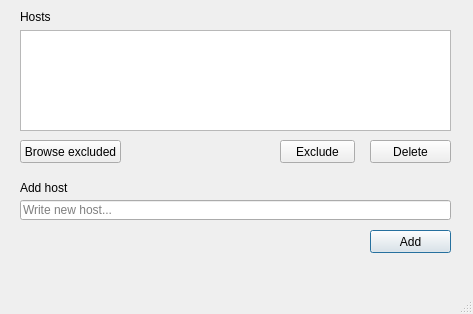
<?xml version="1.0" encoding="UTF-8"?>
<ui version="4.0">
 <class>MainWindow</class>
 <widget class="QMainWindow" name="MainWindow">
  <property name="geometry">
   <rect>
    <x>0</x>
    <y>0</y>
    <width>473</width>
    <height>314</height>
   </rect>
  </property>
  <property name="sizePolicy">
   <sizepolicy hsizetype="Fixed" vsizetype="Fixed">
    <horstretch>0</horstretch>
    <verstretch>0</verstretch>
   </sizepolicy>
  </property>
  <property name="windowTitle">
   <string>MainWindow</string>
  </property>
  <widget class="QWidget" name="centralwidget">
   <widget class="QPushButton" name="deleteBtn">
    <property name="geometry">
     <rect>
      <x>370</x>
      <y>140</y>
      <width>81</width>
      <height>23</height>
     </rect>
    </property>
    <property name="text">
     <string>Delete</string>
    </property>
   </widget>
   <widget class="QPushButton" name="addBtn">
    <property name="geometry">
     <rect>
      <x>370</x>
      <y>230</y>
      <width>81</width>
      <height>23</height>
     </rect>
    </property>
    <property name="text">
     <string>Add</string>
    </property>
    <property name="autoDefault">
     <bool>true</bool>
    </property>
    <property name="default">
     <bool>true</bool>
    </property>
   </widget>
   <widget class="QListWidget" name="hostBrowser">
    <property name="geometry">
     <rect>
      <x>20</x>
      <y>30</y>
      <width>431</width>
      <height>101</height>
     </rect>
    </property>
   </widget>
   <widget class="QLineEdit" name="hostEditor">
    <property name="geometry">
     <rect>
      <x>20</x>
      <y>200</y>
      <width>431</width>
      <height>20</height>
     </rect>
    </property>
    <property name="placeholderText">
     <string>Write new host...</string>
    </property>
   </widget>
   <widget class="QPushButton" name="excludeBtn">
    <property name="geometry">
     <rect>
      <x>280</x>
      <y>140</y>
      <width>75</width>
      <height>23</height>
     </rect>
    </property>
    <property name="text">
     <string>Exclude</string>
    </property>
   </widget>
   <widget class="QPushButton" name="removeFromExclude">
    <property name="geometry">
     <rect>
      <x>20</x>
      <y>140</y>
      <width>101</width>
      <height>23</height>
     </rect>
    </property>
    <property name="text">
     <string>Browse excluded</string>
    </property>
   </widget>
   <widget class="QLabel" name="label">
    <property name="geometry">
     <rect>
      <x>20</x>
      <y>10</y>
      <width>47</width>
      <height>13</height>
     </rect>
    </property>
    <property name="text">
     <string>Hosts</string>
    </property>
   </widget>
   <widget class="QLabel" name="label_2">
    <property name="geometry">
     <rect>
      <x>20</x>
      <y>180</y>
      <width>51</width>
      <height>16</height>
     </rect>
    </property>
    <property name="text">
     <string>Add host</string>
    </property>
   </widget>
  </widget>
  <widget class="QMenuBar" name="menubar">
   <property name="geometry">
    <rect>
     <x>0</x>
     <y>0</y>
     <width>473</width>
     <height>21</height>
    </rect>
   </property>
  </widget>
  <widget class="QStatusBar" name="statusbar"/>
 </widget>
 <resources/>
 <connections/>
</ui>
